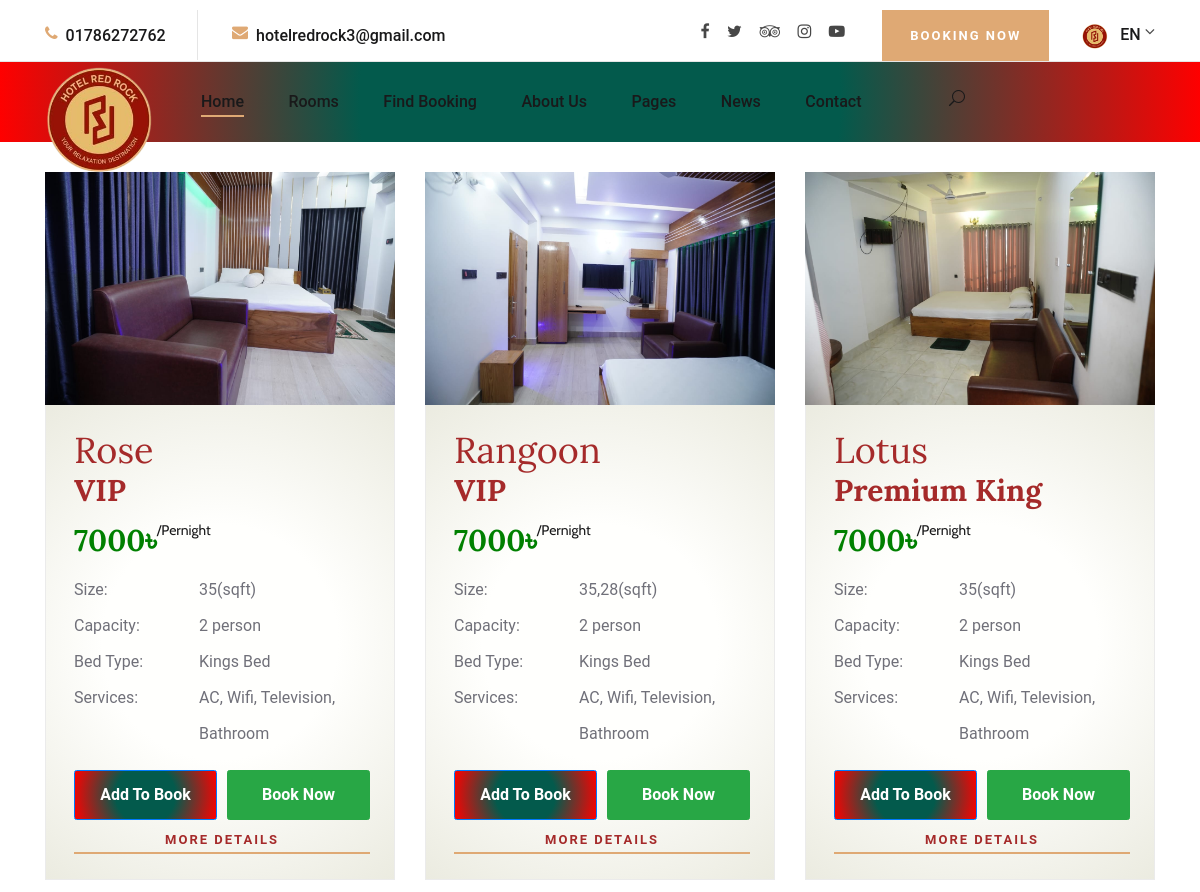
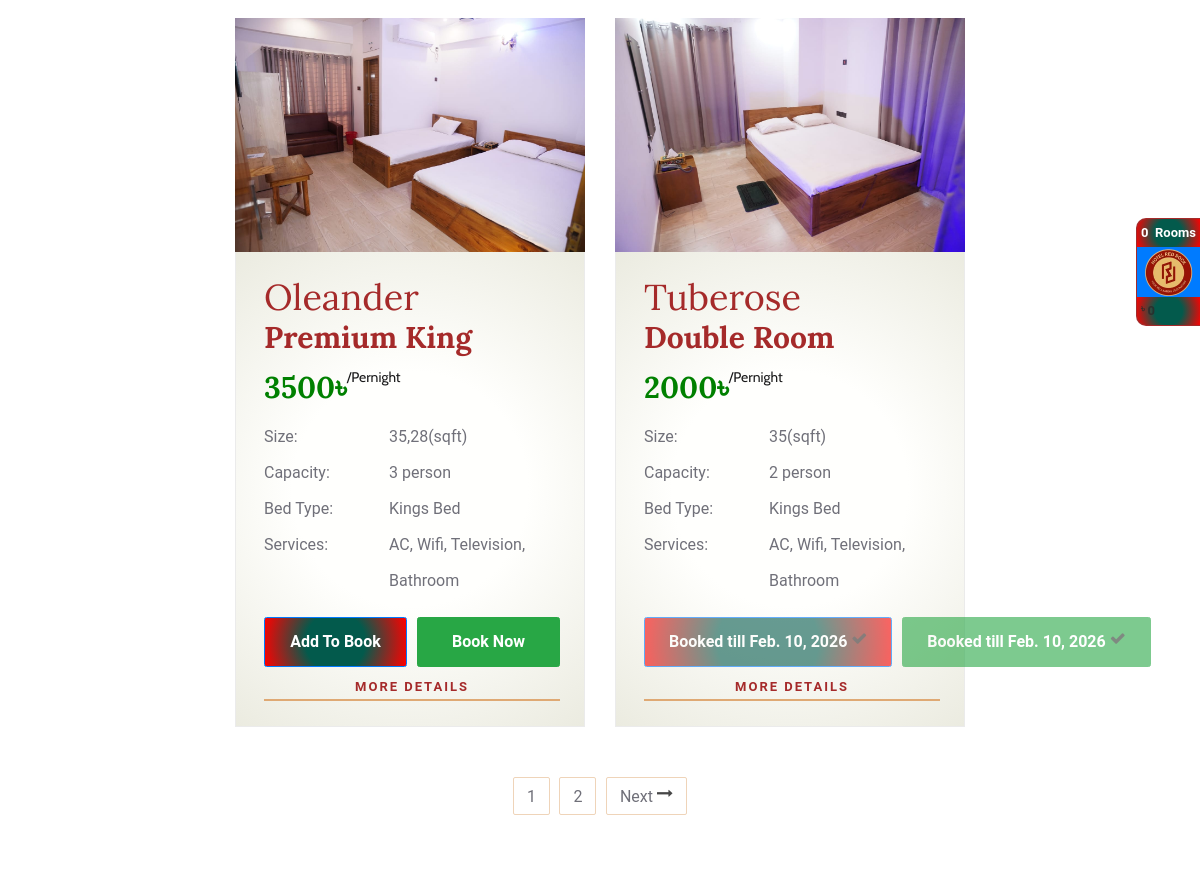
The app's page /rooms/ (upper part), older data (2 pictures, top to bottom).
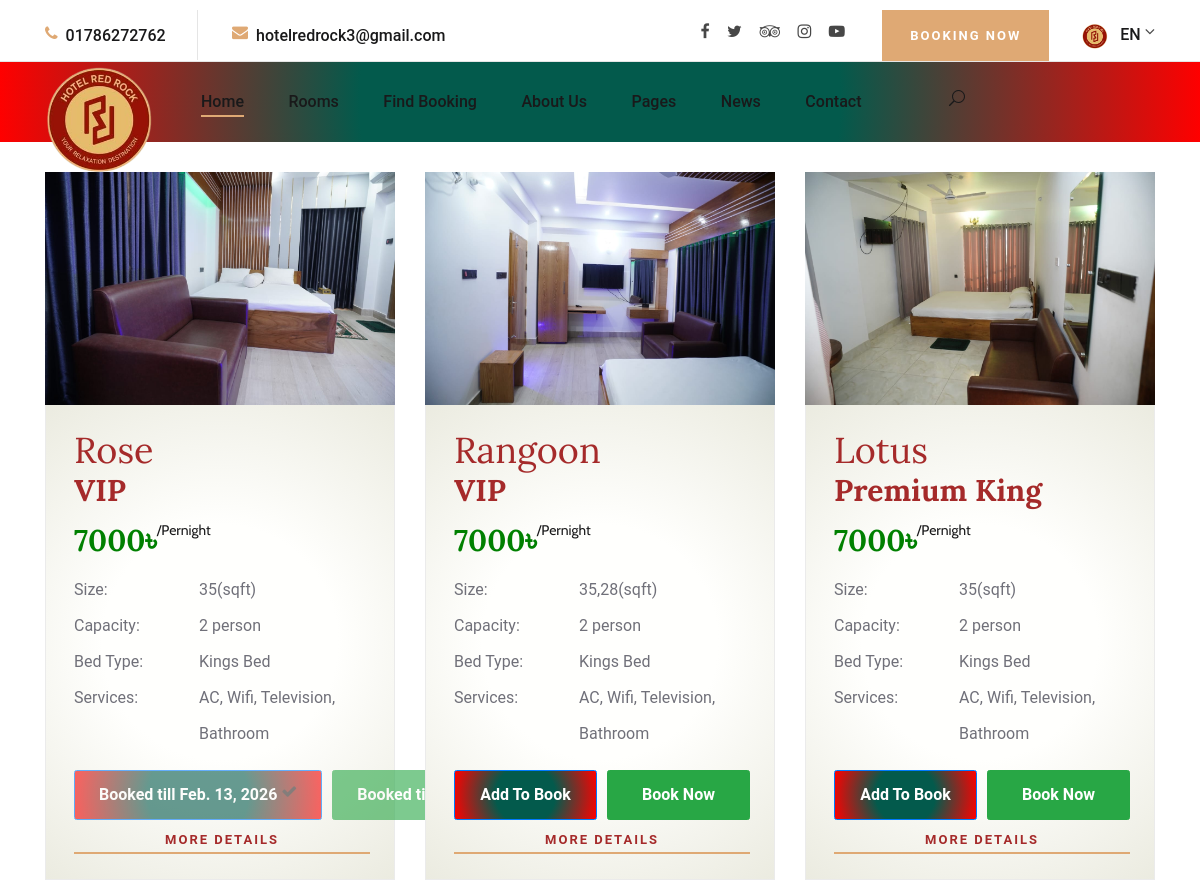
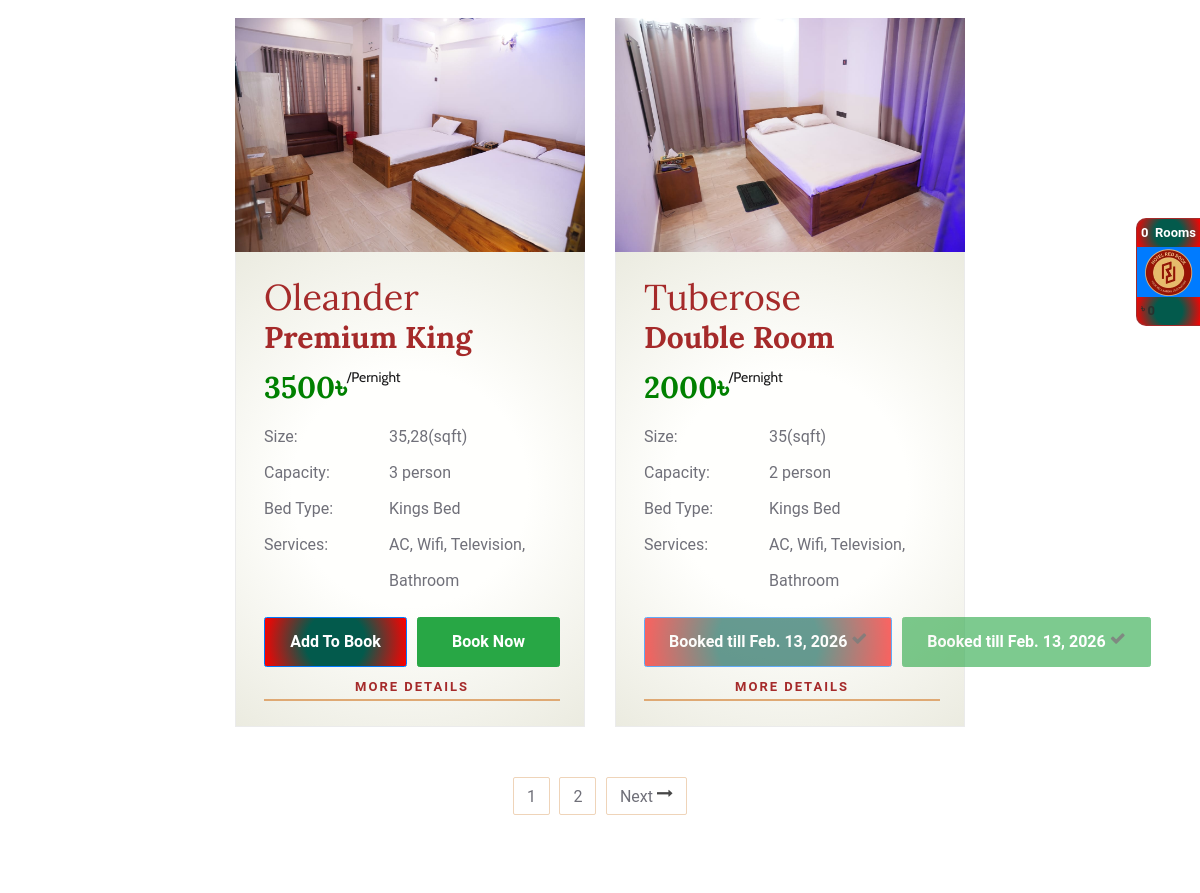
The same page, newer data (2 pictures, top to bottom).
### rooms/models.py (models this page shows, shortened)
class Room(models.Model):
    serial=models.IntegerField(default=0)
    name=models.CharField(max_length=100,unique=True)
    name_eng=models.CharField(max_length=100,unique=True)
    room_no=models.CharField(max_length=100,unique=True)
    room_type=models.ForeignKey(RoomType,blank=True,null=True,on_delete=models.SET_NULL)
    bed_type=models.ForeignKey(BedType,blank=True,null=True,on_delete=models.SET_NULL)
    status=models.CharField(max_length=100,blank=True,null=True)
    price=models.CharField(max_length=10,blank=True,null=True)
    person_occupancy=models.CharField(max_length=10,blank=True,null=True)
    number_of_beds=models.CharField(max_length=10,blank=True,null=True)
    size=models.CharField(max_length=10,blank=True,null=True)
    services=models.CharField(max_length=500,blank=True,null=True)
    description=RichTextField(blank=True,null=True)
    comment=models.ManyToManyField(Comment,blank=True,null=True)
    main_image=models.FileField(upload_to='media/room_images',blank=True,null=True,)
    second_image=models.FileField(upload_to='media/room_images',blank=True,null=True,)
    is_available=models.BooleanField(default=False)
    class Meta:
        ordering = ['serial']

class RoomType(models.Model):
    serial=models.IntegerField(default=0)
    name=models.CharField(max_length=100,unique=True)
    name_eng=models.CharField(max_length=100,unique=True)
    description=RichTextField(blank=True,null=True)
    occupancy=models.CharField(max_length=100,blank=True,null=True)
    bed_type=models.ManyToManyField(BedType,blank=True,null=True)
    price=models.CharField(max_length=10,blank=True,null=True)
    services=models.CharField(max_length=500,blank=True,null=True)
    comment=models.ManyToManyField(Comment,blank=True,null=True)
    main_image=models.FileField(upload_to='media/room_type_images',blank=True,null=True,)
    second_image=models.FileField(upload_to='media/room_type_images',blank=True,null=True,)

class BedType(models.Model):
    serial=models.IntegerField(default=0)
    name=models.CharField(max_length=100,unique=True)
    name_eng=models.CharField(max_length=100,unique=True)
    description=models.CharField(max_length=500,blank=True,null=True)
    occupancy=models.CharField(max_length=100,blank=True,null=True)

### rooms/views.py (the view, shortened to what this page needs)
# urls.py: path('', views.Rooms.as_view(),name='rooms_view'),
class Rooms(View):
    template_name = 'rooms/rooms.html'
    def get(self, request, *args, **kwargs):
        rooms=Room.objects.all().prefetch_related('booking_set').order_by("serial")
        staffs=Staff.objects.all().order_by("serial")
        guests=Guest.objects.all().order_by("-id")
        context={}
        check_in = request.session.get('check_in')
        check_out = request.session.get('check_out')
        guests_count = request.session.get('guests')
        rooms_count = request.session.get('rooms_count')
        _set_display_status_for_rooms(rooms)
        context['rooms']=rooms
        context['staffs']=staffs
        context['guests']=guests
        return render(request, self.template_name,context)

### templates/rooms/rooms.html (shortened to what this page needs)
{% extends 'basepage/basepage.html' %}
{% load static  %}
    {% block content %}
        <br><br>
         <section class="rooms-section spad">
        <div class="container">
            <div class="row justify-content-center">
                {% for room in rooms %}
                <div class="col-lg-4 col-md-6">
                        <div class="room-item" >
                           <img src="{% if room.main_image %}{{ room.main_image.url}} {% endif %}"  alt="">
                            <div class="ri-text" style="background: var(--service);">
                                <h2 style="color:brown">{{ room.name_eng }}</h2>
                                <h3 style="color:brown">{{ room.room_type.name_eng }}</h3>
                                <h3 style="color:green">{{ room.price }}&#x09F3;<span>/Pernight</span></h3>
                                <table >
                                    <tbody>
                                        <tr>
                                            <td class="r-o">Size:</td>
                                            <td>{{room.size}}(sqft)</td>
                                        </tr>
                                        <tr>
                                            <td class="r-o">Capacity:</td>
                                            <td> {{ room.person_occupancy }} person</td>
                                        </tr>
                                        <tr>
                                            <td class="r-o">Bed Type:</td>
                                            <td>{{ room.bed_type.name_eng }}</td>
                                        </tr>
                                        <tr>
                                            <td class="r-o">Services:</td>
                                            <td>{{ room.services }}</td>
                                        </tr>
                                    </tbody>
                                </table>
                                {% with status=room.display_status|default:room.status|default_if_none:"available"|lower %}
                                <div style="display: flex; gap: 10px; margin-top: 15px;">
                                    {% if status == 'available' %}
                                        <button id="room_{{ room.id }}" class="btn btn-primary" style="background: var(--weather); padding: 12px 24px; font-size: 16px; font-weight: 600; flex: 1;" onclick="addToCart( this.id )">Add To Book</button>
                                        <button class="btn btn-success" style="padding: 12px 24px; font-size: 16px; font-weight: 600; flex: 1; text-align: center;" onclick="bookNowSingle('room_{{ room.id }}')">Book Now</button>
                                    {% else %}
                                        <button class="btn btn-primary" style="background: var(--weather); padding: 12px 24px; font-size: 16px; font-weight: 600; flex: 1; opacity: 0.6; cursor: not-allowed;" disabled>
                                            {% if status == 'booked' %}
                                                Booked{% if room.booked_until %} till {{ room.booked_until }}{% endif %} <i class="fa fa-check"></i>
                                            {% else %}
                                                Occupied <i class="fa fa-check"></i>
                                            {% endif %}
                                        </button>
                                        <button class="btn btn-success" style="padding: 12px 24px; font-size: 16px; font-weight: 600; flex: 1; text-align: center; opacity: 0.6; cursor: not-allowed;" disabled>
                                            {% if status == 'booked' %}
                                                Booked{% if room.booked_until %} till {{ room.booked_until }}{% endif %} <i class="fa fa-check"></i>
                                            {% else %}
                                                Occupied <i class="fa fa-check"></i>
                                            {% endif %}
                                        </button>
                                    {% endif %}
                                </div>
                                {% endwith %}
                                <a href="{% url 'room_details' room.id %}" class="primary-btn" style="color:brown; margin-top: 10px; display: block; text-align: center;">More Details</a>
                            </div>
                        </div>
                    </div>
                {% endfor %}
                <div class="col-lg-12">
                    <div class="room-pagination">
                        <a href="#">1</a>
                        <a href="#">2</a>
                        <a href="#">Next <i class="fa fa-long-arrow-right"></i></a>
                    </div>
                </div>
            </div>
        </div>
    </section>
    {% endblock content %}

### templates/basepage/basepage.html (shortened to what this page needs)
    <!DOCTYPE html>
    <html lang="zxx">
    {% load static  %}
    <head>
        <link rel="stylesheet" href="{% static 'css/ecom/main.3ffe20f2.css' %}" type="text/css">
        <link rel="stylesheet" href="{% static 'css/ecom/monami.css' %}" type="text/css">
        <link rel="stylesheet" href="{% static 'css/ecom/override.css' %}" type="text/css">
        <link rel="stylesheet" href="{% static 'css/bootstrap.min.css' %}" type="text/css">
        <link rel="stylesheet" href="{% static 'css/font-awesome.min.css' %}" type="text/css">
        <link rel="stylesheet" href="{% static 'css/elegant-icons.css' %}" type="text/css">
        <link rel="stylesheet" href="{% static 'css/flaticon.css' %}" type="text/css">
        <link rel="stylesheet" href="{% static 'css/owl.carousel.min.css' %}" type="text/css">
        <link rel="stylesheet" href="{% static 'css/nice-select.css' %}" type="text/css">
        <link rel="stylesheet" href="{% static 'css/jquery-ui.min.css' %}" type="text/css">
        <link rel="stylesheet" href="{% static 'css/magnific-popup.css' %}" type="text/css">
        <link rel="stylesheet" href="{% static 'css/slicknav.min.css' %}" type="text/css">
        <link rel="stylesheet" href="{% static 'css/style.css' %}" type="text/css">    <link rel="stylesheet" href="{% static 'css/responsive.css' %}" type="text/css">    <link rel="stylesheet" href="{% static 'css/mobile-enhancements.css' %}" type="text/css">    <link rel="stylesheet" href="{% static 'css/booking-form-enhanced.css' %}" type="text/css">    <link rel="stylesheet" href="{% static 'css/dropdown-fix.css' %}" type="text/css">    <link rel="stylesheet" href="{% static 'css/footer-compact.css' %}" type="text/css">    <link rel="stylesheet" href="{% static 'css/print-styles.css' %}" type="text/css" media="print">
    </head>
    <body>
    {% include 'components/navbarfront.html' %}
    {% block content %}
    {% endblock content %}
        <div id="minicart" onclick="showShopingCart(this.id)" class="cart_box_container cart_info" style="background: var(--weather)"><div class="cart-box"><div class="cart-items text-center text-white" style="background: var(--weather)"><span id="number_of_item_mini" class="cart-count" style="color: white;">{{ cart_rooms.count }}</span><span style="color: white;">&nbsp; {% if cart_rooms.count == 1 %} Room {% else %} Rooms {% endif %}</span></div><div class="cart-bag text-center"><img src="{{ LOGO.url }}" alt="img"></div><div class="cart-amount" style="background: var(--weather)"><span>৳ </span><span class="cart-amount-span" id="mini_cart_total">{{ total_cart_amount }}</span></div></div></div>
    </body>
    </html>

### templates/components/navbarfront.html (shortened to what this page needs)
    <header class="header-section">
        <div class="top-nav">
            <div class="container">
                <div class="row">
                    <div class="col-lg-6">
                        <ul class="tn-left">
                            <li><i class="fa fa-phone"></i> 01786272762</li>
                            <li><i class="fa fa-envelope"></i> hotelredrock3@gmail.com</li>
                        </ul>
                    </div>
                    <div class="col-lg-6">
                        <div class="tn-right">
                            <div class="top-social">
                                <a href="https://www.facebook.com/p/Hotel-Red-Rock-Joypurhat-61554155192749/"><i class="fa fa-facebook"></i></a>
                                <a href="https://www.facebook.com/p/Hotel-Red-Rock-Joypurhat-61554155192749/"><i class="fa fa-twitter"></i></a>
                                <a href="https://www.facebook.com/p/Hotel-Red-Rock-Joypurhat-61554155192749/"><i class="fa fa-tripadvisor"></i></a>
                                <a href="https://www.facebook.com/p/Hotel-Red-Rock-Joypurhat-61554155192749/"><i class="fa fa-instagram"></i></a>
                                <a href="https://www.facebook.com/watch/?v=929621535616302"><i class="fa fa-youtube-play"></i></a>
                            </div>
                            <a href="#" class="bk-btn">Booking Now</a>
                            <div class="language-option">
                                <img src="{{ LOGO.url }}" alt="">
                                <span>EN <i class="fa fa-angle-down"></i></span>
                            </div>
                        </div>
                    </div>
                </div>
            </div>
        </div>
        <div class="menu-item" style="background: var(--weather);z-index: 1;">
            <div class="container"  >
                <div class="row">
                    <div class="col-lg-2" style="background: transparent;position: absolute;z-index: 1000;">
                        <div class="logo">
                            <a href="{% url 'frontpage' %}">
                                <table>
                                    <tr>
                                        <td><img src="{{ LOGO.url }}" alt=""> </td>
                                    </tr>
                                </table>
                            </a>
                        </div>
                    </div>
                    <div class="col-lg-10" style=" background: transparent">
                        <div class="nav-menu">
                            <nav class="mainmenu">
                                <ul>
                                    <li class="active"><a href="{% url 'frontpage' %}">Home</a></li>
                                    <li><a href="{% url 'rooms_view' %}">Rooms</a>
                                    </li>
                                    <li><a href="{% url 'find_booking' %}">Find Booking</a></li>
                                    <li><a href="./about-us.html">About Us</a></li>
                                    <li><a href="./pages.html">Pages</a>
                                    </li>
                                    <li><a href="./blog.html">News</a></li>
                                    <li><a href="./contact.html">Contact</a></li>
                                </ul>
                            </nav>
                            <div class="nav-right search-switch">
                                <i class="icon_search"></i>
                            </div>
                        </div>
                    </div>
                </div>
            </div>
        </div>
    </header>

Row changes from the older to the newer data that the page shows:
changed Room "Rose": booked_until (not shown) → "Feb. 13, 2026"; text "Add To Book Book Now" → "Booked till Booked till"
changed Room "Tuberose": booked_until "Feb. 10, 2026" → "Feb. 13, 2026"
